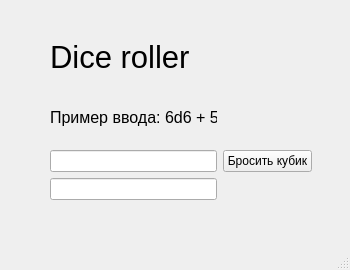
<?xml version="1.0" encoding="UTF-8"?>
<ui version="4.0">
 <class>RollDice</class>
 <widget class="QMainWindow" name="RollDice">
  <property name="geometry">
   <rect>
    <x>0</x>
    <y>0</y>
    <width>350</width>
    <height>270</height>
   </rect>
  </property>
  <property name="windowTitle">
   <string>DiceRoller</string>
  </property>
  <widget class="QWidget" name="centralwidget">
   <widget class="QWidget" name="gridLayoutWidget">
    <property name="geometry">
     <rect>
      <x>50</x>
      <y>30</y>
      <width>262</width>
      <height>170</height>
     </rect>
    </property>
    <layout class="QGridLayout" name="gridLayout">
     <item row="4" column="0">
      <widget class="QLineEdit" name="Output">
       <property name="readOnly">
        <bool>true</bool>
       </property>
      </widget>
     </item>
     <item row="0" column="0">
      <widget class="QLabel" name="label">
       <property name="font">
        <font>
         <pointsize>23</pointsize>
        </font>
       </property>
       <property name="text">
        <string>Dice roller</string>
       </property>
      </widget>
     </item>
     <item row="3" column="1">
      <widget class="QPushButton" name="BtnRoll">
       <property name="text">
        <string>Бросить кубик</string>
       </property>
      </widget>
     </item>
     <item row="3" column="0">
      <widget class="QLineEdit" name="Input"/>
     </item>
     <item row="1" column="0">
      <widget class="QLabel" name="label_2">
       <property name="font">
        <font>
         <pointsize>12</pointsize>
        </font>
       </property>
       <property name="text">
        <string>Пример ввода: 6d6 + 5</string>
       </property>
      </widget>
     </item>
    </layout>
   </widget>
  </widget>
  <widget class="QMenuBar" name="menubar">
   <property name="geometry">
    <rect>
     <x>0</x>
     <y>0</y>
     <width>350</width>
     <height>21</height>
    </rect>
   </property>
  </widget>
  <widget class="QStatusBar" name="statusbar"/>
 </widget>
 <resources/>
 <connections/>
</ui>
